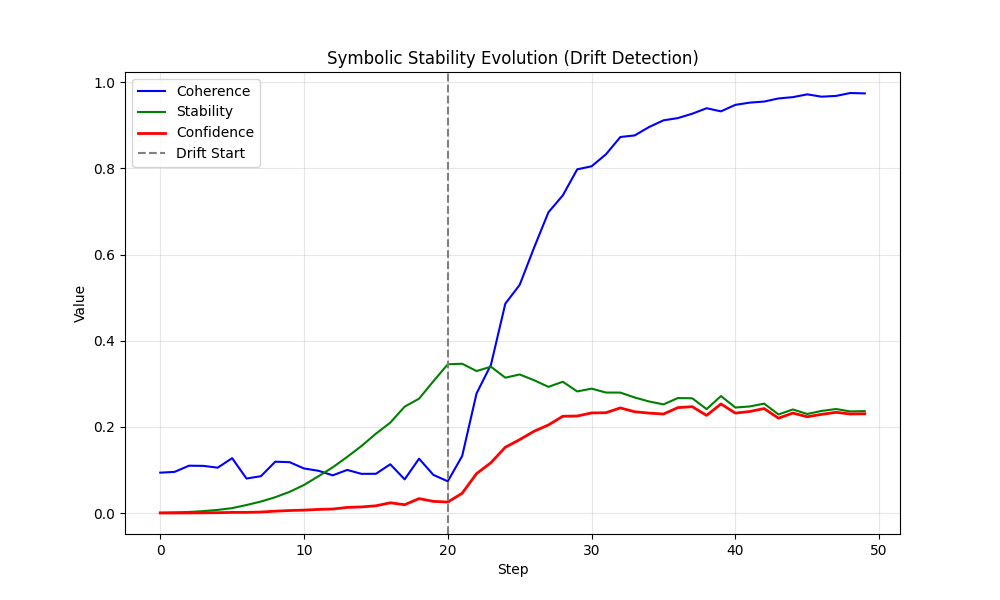

Source code (Python):
#!/usr/bin/env python3
"""
stability_analysis.py - Visualize Symbolic Stability metrics.
"""

import torch
import matplotlib.pyplot as plt
from symbolic_stability import SymbolicStabilityEngine

def run_analysis():
    dim = 64
    steps = 50
    engine = SymbolicStabilityEngine(dim, momentum=0.9)

    coherences = []
    stabilities = []
    confidences = []

    print("Running stability analysis...")

    # 1. Fase estável
    for _ in range(20):
        tokens = torch.randn(10, dim) * 0.1
        out = engine(tokens)
        coherences.append(out['coherence'].item())
        stabilities.append(out['stability'].item())
        confidences.append(out['confidence'].item())

    # 2. Introdução de Drift
    for i in range(30):
        drift = i * 0.02
        tokens = torch.randn(10, dim) * 0.1 + drift
        out = engine(tokens)
        coherences.append(out['coherence'].item())
        stabilities.append(out['stability'].item())
        confidences.append(out['confidence'].item())

    # Plotting
    plt.figure(figsize=(10, 6))
    plt.plot(coherences, label='Coherence', color='blue')
    plt.plot(stabilities, label='Stability', color='green')
    plt.plot(confidences, label='Confidence', color='red', linewidth=2)
    plt.axvline(x=20, color='gray', linestyle='--', label='Drift Start')
    plt.title("Symbolic Stability Evolution (Drift Detection)")
    plt.xlabel("Step")
    plt.ylabel("Value")
    plt.legend()
    plt.grid(True, alpha=0.3)
    plt.savefig("stability_analysis.png")
    print("Analysis complete. Plot saved as stability_analysis.png")

if __name__ == "__main__":
    run_analysis()
